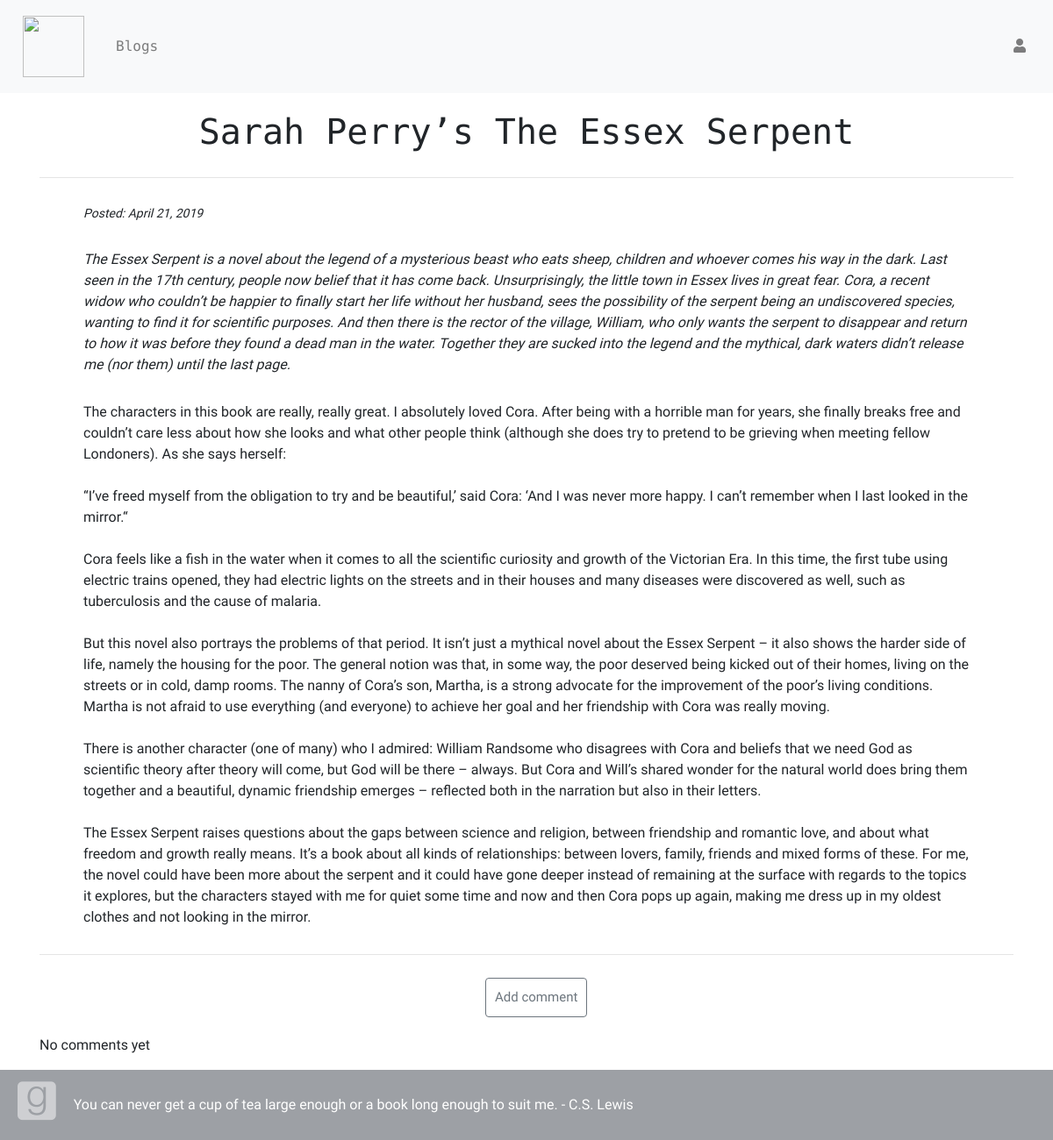
Before: /blog/3 with the older database file.
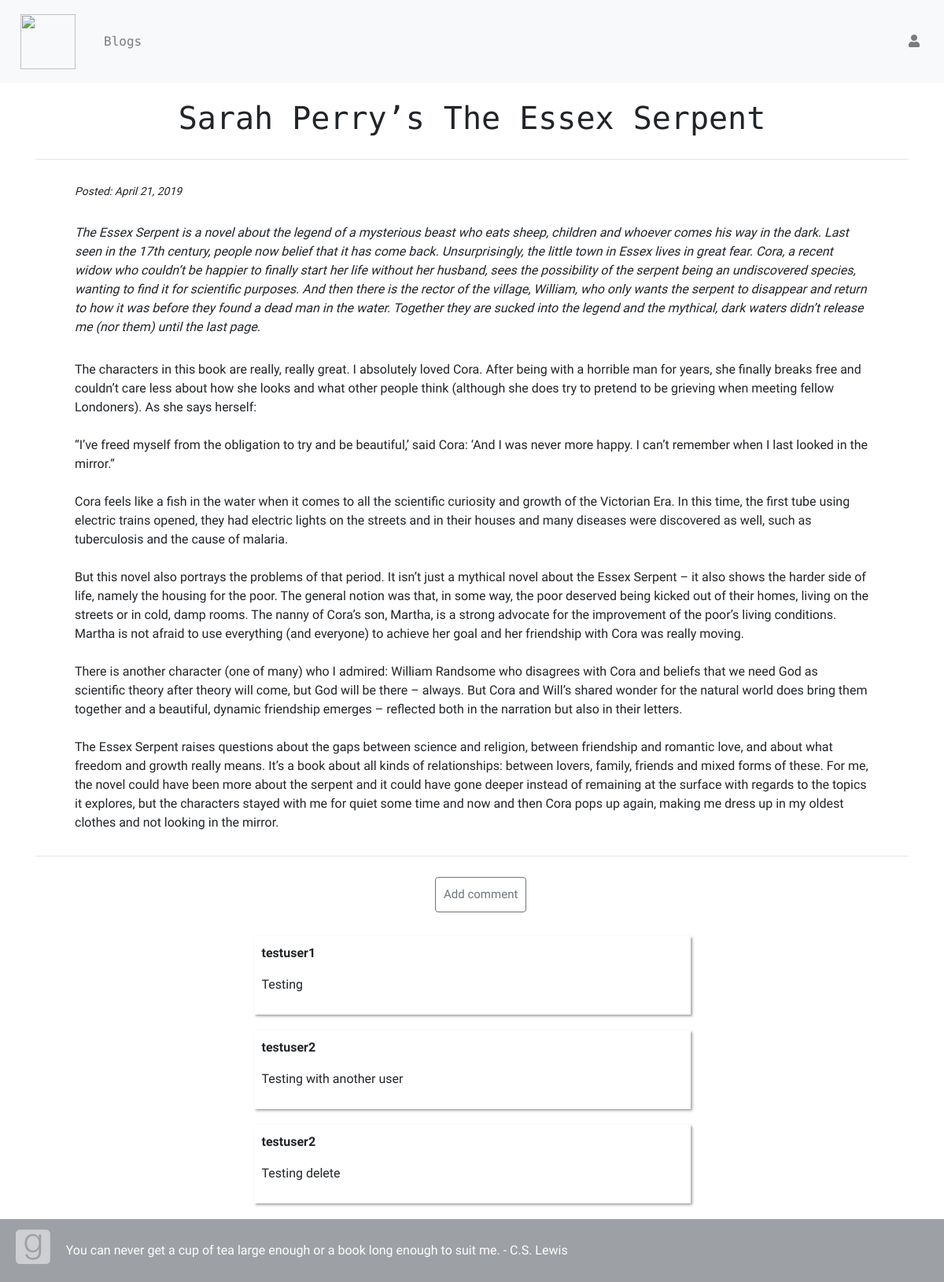
After: the same page with the newer database file.
### book_app/models.py (models this page shows, shortened)
class Comment(models.Model):
  blog = models.ForeignKey('book_app.Blog', related_name='comments',on_delete=models.CASCADE)
  author = models.ForeignKey(
          get_user_model(),
          on_delete=models.CASCADE,
          )
  text = models.TextField()

### book_app/views.py (the view)
# urls.py: path('blog/<int:pk>',views.BlogDetailView.as_view(),name='blog_detail'),
class BlogDetailView(DetailView):
  model = Blog

### book_app/templates/book_app/blog_detail.html (shortened to what this page needs)
{% extends 'book_app/base.html' %}
{% block body_block %}
<div class="post-bar">
  <h1 id="blog-detail-title">{{ blog.title }}</h1>
</div>
<hr>
<p id="blog-detail-posted">Posted: {{ blog.posted }}</p>
<p id="blog-detail-intro">{{ blog.intro }}</p>
<p id="blog-detail-body">{{ blog.body|safe|linebreaksbr }}</p>
<hr>
<div id="comment-blog-button">
  <a class="btn btn-outline-secondary" href="{% url 'book_app:add_comment_to_post' pk=blog.pk %}">Add comment</a>
</div>
{% for comment in blog.comments.all %}
  <div class="comment-part">
    <strong>{{ comment.author }}</strong>
    <p>{{ comment.text|linebreaks }}</p>
  </div>
{% empty %}
  <p>No comments yet</p>
{% endfor %}
{% endblock %}

Changed rows visible on the page:
added Comment: author "testuser1", text "Testing"
added Comment: author "testuser2", text "Testing with another user"
added Comment: author "testuser2", text "Testing delete"
Other visible differences:
text no longer shown: "No comments yet"
